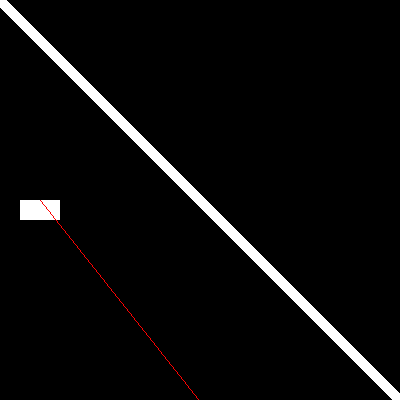
Frame 1 (no input)
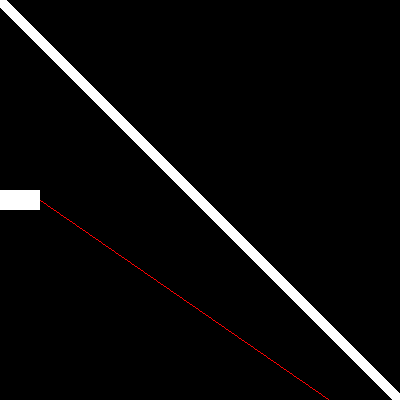
Frame 60 (the mouse pressed at the canvas centre just before this capture)
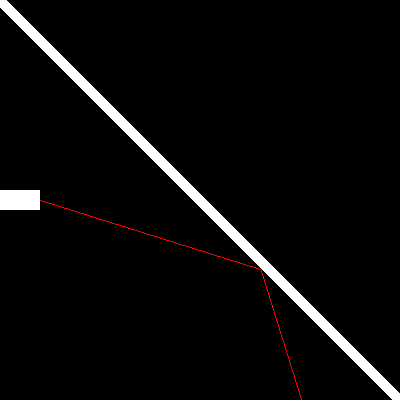
Frame 120 (the mouse held since frame 60 and released just before this capture)

The Processing sketch that drew these frames (run headless with seeded random() and noise(); from frame 60 on, the mouse is pressed at the canvas centre):

// Processing sketch: processing_171213
// ── processing_171213.pde

Laser laser = new Laser();
Mirror mirror = new Mirror();

void setup(){
  size(400,400);
  background(0);
  noStroke();
  noSmooth();
  frameRate(30);
}

void draw(){
  background(0);
  fill(255);
  noStroke();
  rect(20,200,40,20);
  laser.update();
  laser.display();
  mirror.display();
}
class Laser {
  float pX, pY;
  float theta0 = -0.9;
  float theta;
  float x = 40;
  float y = 200;
  float[] points = new float[4];
  int a = 1;

  Laser(){
  }
  
  void update() {
    pX = x;
    pY = y;
    theta = theta0;
    while (x < width && x > 0 && y < height && y > 0) {
      x += cos(theta);
      y -= sin(theta);
      if( round(height-y) < round(-x + 394) && round(height-y) > round(-x + 390)) {
        points = append(points, pX);
        points = append(points, pY);
        points = append(points, x);
        points = append(points, y);
        pX = x;
        pY = y;
        theta = 5*PI/4 + (PI/4 - theta0);
      }
    }
    points = append(points, pX);
    points = append(points, pY);
    points = append(points, x);
    points = append(points, y);
    x = 40;
    y = 200;
    theta0 += 0.005;
  }
  
  void display() {
    for (int i = 0; i < points.length -3; i += 4) {
      stroke(255,0,0);
      line(points[i], points[i+1], points[i+2], points[i+3]);
    }
    points = new float[4];
  }
  
}
class Mirror {
  float x = 200;
  float y = 200;
  float theta = PI/4;
  
  Mirror() {
  }
  
  void display() {
    rectMode(CENTER);
    pushMatrix();
    translate(x,y);
    rotate(theta);
    fill(255,255,255);
    noStroke();
    rect(0,0,800,10);
    popMatrix();
  }
  
  
}
